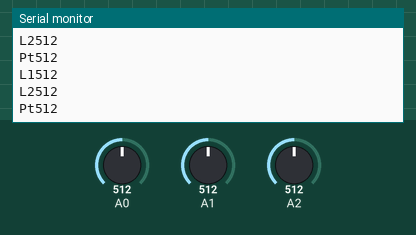
Recording of a sketch running on a simulated Arduino Uno, built with avr-gcc and run on an emulated ATmega328P. On the bench: the last lines printed to the serial monitor. Inputs (shaded band) come from the test bench; at power-on: A0 = 512, A1 = 512, A2 = 512.

Above: at 1.8 s.
1.9 s: A0 set to 716
At 2.8 s:
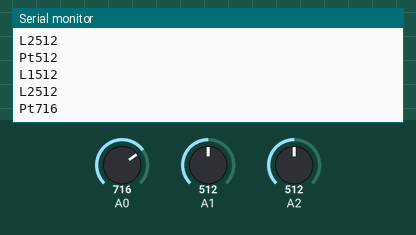
3.4 s: A1 set to 716
At 4.5 s:
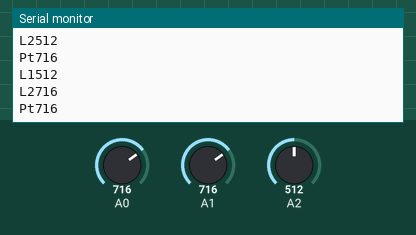
4.9 s: A2 set to 716
At 5.8 s:
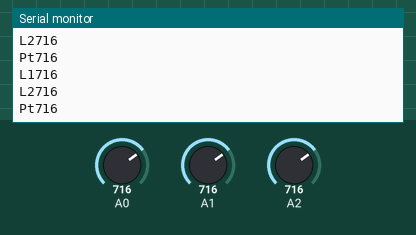
6.4 s: A0 set to 900
At 7.7 s:
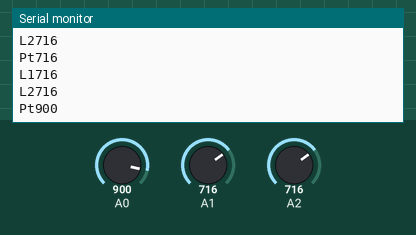
7.9 s: A1 set to 900
At 8.8 s:
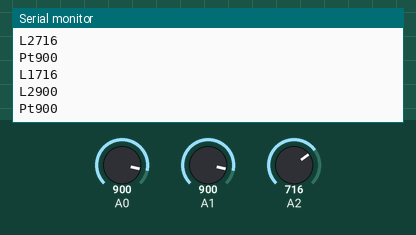
9.4 s: A2 set to 900
At 10.5 s:
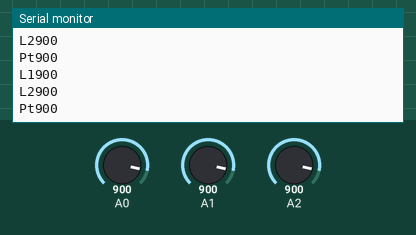
Timing chart, 0 to 11.9 s (numbered marks = the images above; inputs shaded):
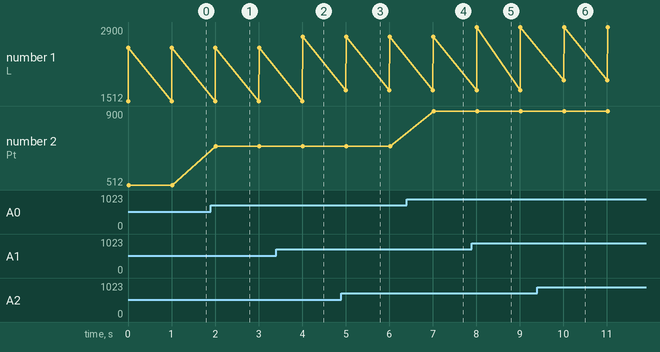

The sketch:

arduino_data_log.ino
```cpp
int LDR1;
int LDR2;
int Pot;

void setup() {
  // put your setup code here, to run once:
  Serial.begin(9600);
}

void loop() {
  // put your main code here, to run repeatedly:
  int LDR1=analogRead(A2);
  Serial.print("L1");Serial.println(LDR1);
  int LDR2=analogRead(A1);
  Serial.print("L2");Serial.println(LDR2);
  int Pot=analogRead(A0);
  Serial.print("Pt");Serial.println(Pot);
  delay(1000);
}
```

Measured:
- after the input at 1.9 s, the serial monitor: prints a new line after 0.12 s (image 1)
- after the input at 3.4 s, the serial monitor: prints a new line after 0.61 s (image 2)
- after the input at 4.9 s, the serial monitor: prints a new line after 0.10 s (image 3)
- after the input at 6.4 s, the serial monitor: prints a new line after 0.62 s (image 4)
- after the input at 7.9 s, the serial monitor: prints a new line after 0.11 s (image 5)
- after the input at 9.4 s, the serial monitor: prints a new line after 0.61 s (image 6)
- plotted number 1: 2512 → 2716 after the input at 3.4 s, 2716 → 2900 after the input at 7.9 s
- plotted number 2: 512 → 716 after the input at 1.9 s, 716 → 900 after the input at 6.4 s
